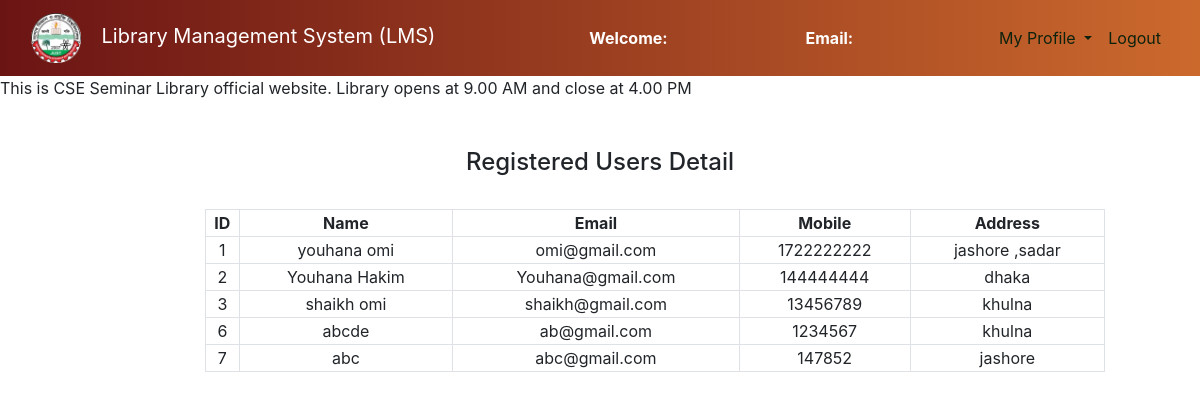
Page /admin/Regusers.php on the committed database.
### tables this page shows
CREATE TABLE `users` (
  `id` int(15) NOT NULL,
  `name` varchar(20) NOT NULL,
  `email` varchar(20) NOT NULL,
  `password` varchar(30) NOT NULL,
  `mobile` int(20) NOT NULL,
  `address` varchar(40) NOT NULL
);

### admin/Regusers.php (the view, shortened to what this page needs)
<?php
	$connection = mysqli_connect("localhost","root","");
	$query = "select * from users";
?>
<!DOCTYPE html>
<html>
<head>
	<link rel="stylesheet" type="text/css" href="../bootstrap-4.4.1/css/bootstrap.min.css">
	<link rel="stylesheet" href="admin.css">
</head>
<body>
<body>
	<section class="header">
		<nav class="navbar navbar-expand-lg navbar-dark ">
			<div class="container-fluid">
				<div class="navbar-header">
					<a class="navbar-brand" href="index.php"><img src="logo.png" height="50" width="50" alt=""></a>
					<a class="navbar-brand" href="admin_dashboard.php">Library Management System (LMS)</a>
				</div>
				<font style="color: white"><span><strong>Welcome: <?php echo $_SESSION['name'];?></strong></span></font>
			    <font style="color: white"><span><strong>Email: <?php echo $_SESSION['email'];?></strong></font>
				<ul class="nav navbar-nav navbar-right">
		      <li class="nav-item dropdown">
	        	<a class="nav-link dropdown-toggle" data-toggle="dropdown">My Profile </a>
		      </li>
		      <li class="nav-item">
		        <a class="nav-link" href="../logout.php">Logout</a>
		      </li>
		    </ul>
			</div>
		</nav>
	</section><span><marquee bgcolor = " whitesmoke " behavior="" direction = "left"> This is CSE Seminar Library official website. Library opens at 9.00 AM
			and close at 4.00 PM
		</marquee></span><br><br>
		<center><h4>Registered Users Detail</h4><br></center>
		<div class="row">
			<div class="col-md-2"></div>
			<div class="col-md-8">
				<form>
					<table class="table-bordered" width="900px" style="text-align: center">
						<tr>
                            <th>ID</th>
							<th>Name</th>
							<th>Email</th>
							<th>Mobile</th>
							<th>Address</th>
						</tr>
					<?php
						$query_run = mysqli_query($connection,$query);
						while ($row = mysqli_fetch_assoc($query_run)){
                            $id= $row['id'];
							$name = $row['name'];
							$email = $row['email'];
							$mobile = $row['mobile'];
							$address = $row['address'];
					?>
						<tr>
                            <td><?php echo $id;?></td>
							<td><?php echo $name;?></td>
							<td><?php echo $email;?></td>
							<td><?php echo $mobile;?></td>
							<td><?php echo $address;?></td>
						</tr>
					<?php
						}
					?>
				</table>
				</form>
			</div>
			<div class="col-md-2"></div>
		</div>
</body>
</html>

### admin/admin.css (style rules this page uses)
.header { width: 100%; background-image: linear-gradient(to right, #6b1414, #cb692d); }
.navbar-brand { margin-left: 0px; color: white !important; }
.nav-link { color: rgb(13, 34, 13) !important; }

### rows in the picture
users: id "1", name "youhana omi", email "omi@gmail.com", mobile "1722222222", address "jashore ,sadar"
users: id "2", name "Youhana Hakim", email "Youhana@gmail.com", mobile "144444444", address "dhaka"
users: id "3", name "shaikh omi", email "shaikh@gmail.com", mobile "13456789", address "khulna"
users: id "6", name "abcde", email "ab@gmail.com", mobile "1234567", address "khulna"
users: id "7", name "abc", email "abc@gmail.com", mobile "147852", address "jashore"
